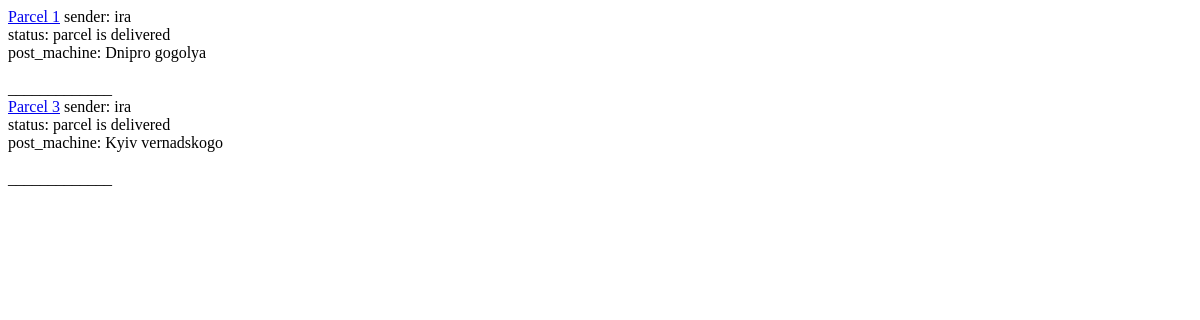
Before: /parcel/ (signed in) with the older database file.
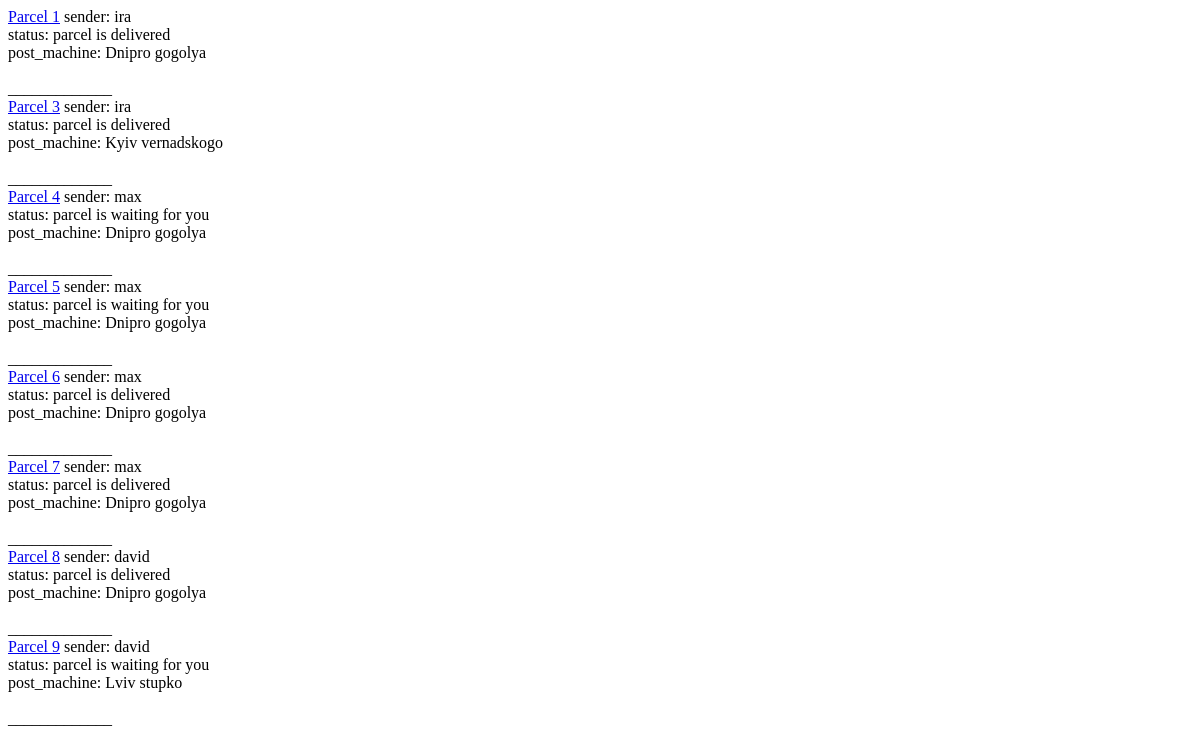
After: the same page with the newer database file.
### parcel/models.py (models this page shows, shortened)
class Parcel(models.Model):
    recipient = models.ForeignKey(User, on_delete=models.CASCADE)
    sender = models.CharField(max_length=200)
    size = models.IntegerField()
    post_machine_recipient = models.ForeignKey(PostMachine, on_delete=models.CASCADE)
    locker = models.ForeignKey(Locker, null=True, blank=True, default=None, on_delete=models.DO_NOTHING)
    order_datetime = models.DateTimeField("date published")
    open_datetime = models.DateTimeField("date published", null=True, blank=True)
    update_datetime = models.DateTimeField("date published", default=datetime.now)
    status = models.BooleanField(default=False)

### post_machine/models.py (models this page shows, shortened)
class PostMachine(models.Model):
    address = models.CharField(max_length=200)
    city = models.CharField(max_length=200)

### parcel/views.py (the view)
# urls.py: path('', parcel.views.parcels_view), # посилається на parcel.views.parcels_view і буде її виконувати
def parcels_view(request):
    user = request.user
    parcels = models.Parcel.objects.filter(recipient=user)
    return render(request, 'parcels.html',
                  context={'parcels': parcels})

### templates/parcels.html (shortened to what this page needs)
<!DOCTYPE html>
<html lang="en">
<head>
</head>
<body>
{% for parcel in parcels %}
    <a href="/parcel/{{ parcel.pk }}/" > Parcel {{ parcel.pk }}</a>
    sender: {{ parcel.sender }} <br>
    status:
    {% if parcel.status == True %}
        parcel is delivered
    {% else %}
        {% if parcel.locker is not None %}
        parcel is waiting for you
        {% else %}
        parcel is on the road
    {% endif %}
    {% endif %}
    <br>
    post_machine: {{ parcel.post_machine_recipient.city }} {{ parcel.post_machine_recipient.address }} <br>
    <br>
    _____________
    <br>
{% endfor %}
</body>
</html>

Changed rows visible on the page:
added Parcel: pk "4", sender "max", status "parcel is waiting for you", post_machine_recipient.city "Dnipro", post_machine_recipient.address "gogolya"
added Parcel: pk "5", sender "max", status "parcel is waiting for you", post_machine_recipient.city "Dnipro", post_machine_recipient.address "gogolya"
added Parcel: pk "6", sender "max", status "parcel is delivered", post_machine_recipient.city "Dnipro", post_machine_recipient.address "gogolya"
added Parcel: pk "7", sender "max", status "parcel is delivered", post_machine_recipient.city "Dnipro", post_machine_recipient.address "gogolya"
added Parcel: pk "8", sender "david", status "parcel is delivered", post_machine_recipient.city "Dnipro", post_machine_recipient.address "gogolya"
added Parcel: pk "9", sender "david", status "parcel is waiting for you", post_machine_recipient.city "Lviv", post_machine_recipient.address "stupko"
